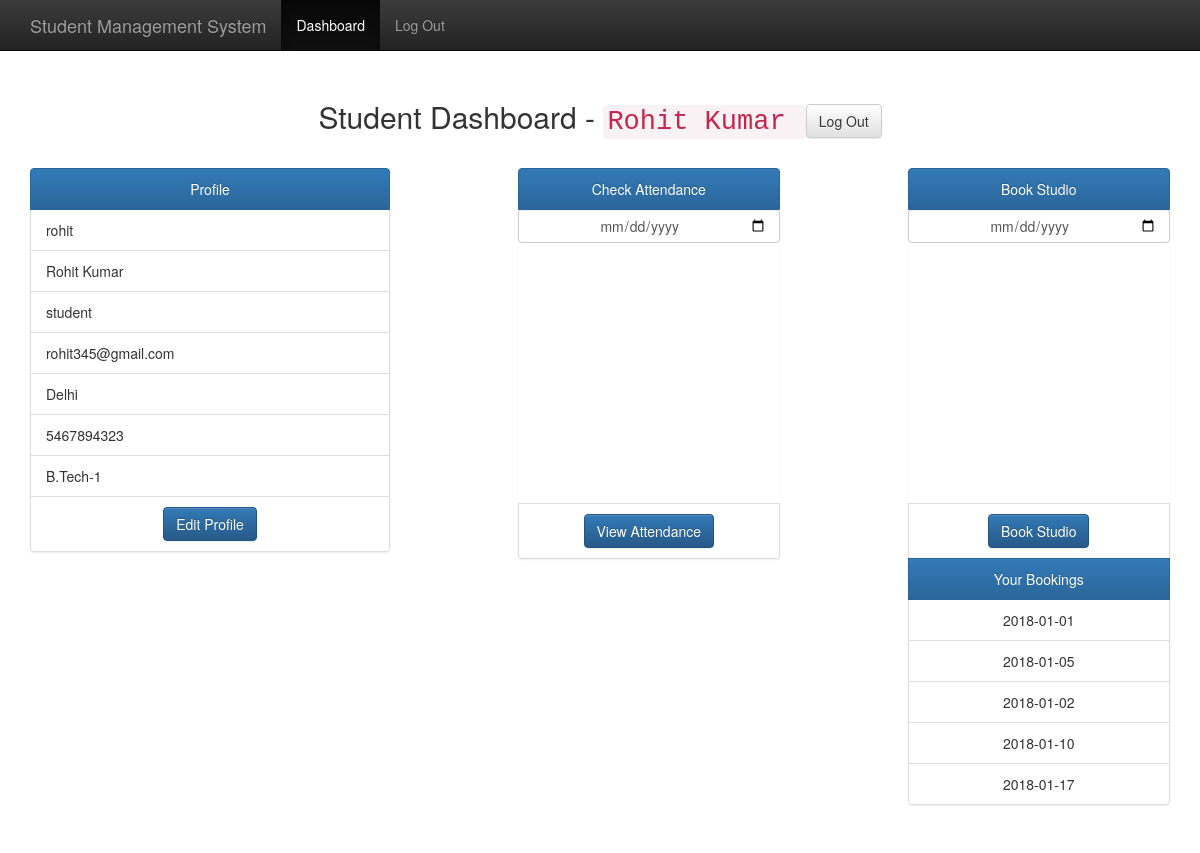
Screenshot of /studentdb.php (signed in) with the database file from the repository.
### tables this page shows
CREATE TABLE `tbl_user` (
  `userid` varchar(50) NOT NULL,
  `hashpassword` varchar(100) NOT NULL,
  `usertype` varchar(50) NOT NULL,
  `username` varchar(50) NOT NULL,
  `email` varchar(50) NOT NULL,
  `address` varchar(200) DEFAULT NULL,
  `phone` varchar(14) DEFAULT NULL,
  `course` varchar(50) DEFAULT NULL,
  `remarks` text
);

### includes/functions.php (called while the page is built, shortened)
<?php
function get_selected_user($userid) {
    global $connection;
    $safe_userid = mysqli_real_escape_string($connection, $userid);
    $query = "SELECT * FROM tbl_user WHERE userid='$safe_userid' LIMIT 1" ;
    $seluser = mysqli_query($connection, $query);
    return $seluser;
}
function get_student_bookings($userid) {
    global $connection;
    $query = "SELECT * FROM tbl_booking WHERE userid='$userid'" ;
    $booking_set = mysqli_query($connection, $query);
    return $booking_set;
}
?>

### studentdb.php (the view, shortened to what this page needs)
<?php require_once("includes/session.php");
      require_once("includes/db_connection.php");
      require_once("includes/functions.php");
$student_set = get_selected_user($_SESSION['sms_user_id']);
while ($row= mysqli_fetch_assoc($student_set))
{
    $userid   = $row["userid"];
    $username = $row["username"];
    $usertype = $row["usertype"];
    $email = $row["email"];
    $address = $row["address"];
    $phone = $row["phone"];
    $course = $row["course"];
}
$booking_set = get_student_bookings($_SESSION['sms_user_id']);
$bookingdate = array();
while ($row= mysqli_fetch_assoc($booking_set))
{
    $bookingdate[] = $row["bookingdate"];
}
$today = date('Y-m-d');
?>
<?php include("layout/header.php"); ?>
    <div class="row text-center">
        <h2>Student Dashboard - <span><code><?php echo $username; ?> </code><a class="btn btn-default" href="logout.php">Log Out</a></span></h2>
    </div><br>
    <div class="row">
        <div class="col-md-4">
            <ul class="list-group">
                <li class="list-group-item active text-center">Profile</li>
                <li class="list-group-item"><?php echo $userid; ?></li>
                <li class="list-group-item"><?php echo $username; ?></li>
                <li class="list-group-item"><?php echo $usertype; ?></li>
                <li class="list-group-item"><?php echo $email; ?></li>
                <li class="list-group-item"><?php echo $address; ?></li>
                <li class="list-group-item"><?php echo $phone; ?></li>
                <li class="list-group-item"><?php echo $course; ?></li>
                <li class="list-group-item text-center"><a class="btn btn-primary" href="edituser.php?userid=<?php echo "$userid"; ?>">Edit Profile</a></li>
            </ul>
        </div>
        <div class="col-md-1">
        </div>
        <div class="col-md-3">
            <ul class="list-group">
            <form class="" action="studentdb.php" enctype="multipart/form-data" method="get">
                <li class="list-group-item active text-center">Check Attendance</li>
                <input class="form-control text-center" type="date" max="<?php echo $today; ?>" name="attendancedate" /><br>
                <br><br><br><br><br><br><br><br><br><br><br><br>
                <li class="list-group-item text-center">
                    <input class="btn btn-primary" type="submit" name="viewatt" value="View Attendance" />
                </li>
            </form>
            </ul>
        </div>
        <div class="col-md-1">
        </div>
        <div class="col-md-3">
            <ul class="list-group">
                <form class="" action="studentdb.php" enctype="multipart/form-data" method="get">
                    <li class="list-group-item active text-center">Book Studio</li>
                    <input class="form-control text-center" type="date" min="<?php echo $today; ?>" name="bookingdate" required="required"/><br>
                    <br><br><br><br><br><br><br><br><br><br><br><br>
                    <li class="list-group-item text-center">
                        <input class="btn btn-primary" type="submit" name="bookdate" value="Book Studio" />
                    </li>
                        <li class="list-group-item active text-center">Your Bookings</li>
                    <?php
                        foreach($bookingdate as $date){
                            echo "<li class=\"list-group-item text-center\">".$date."</li>";
                        }
                    ?>
                </form>
            </ul>
        </div>
    </div>
<?php include("layout/footer.php"); ?>

### css/theme.css (style rules this page uses)
body { padding-top: 70px; padding-bottom: 30px; }

### rows the page displays
tbl_user: username "Rohit Kumar", usertype "student", email "rohit345@gmail.com", address "Delhi", phone "5467894323", course "B.Tech-1"

### other values shown
$userid "rohit"
$date "2018-01-01"
$date "2018-01-05"
$date "2018-01-02"
$date "2018-01-10"
$date "2018-01-17"
